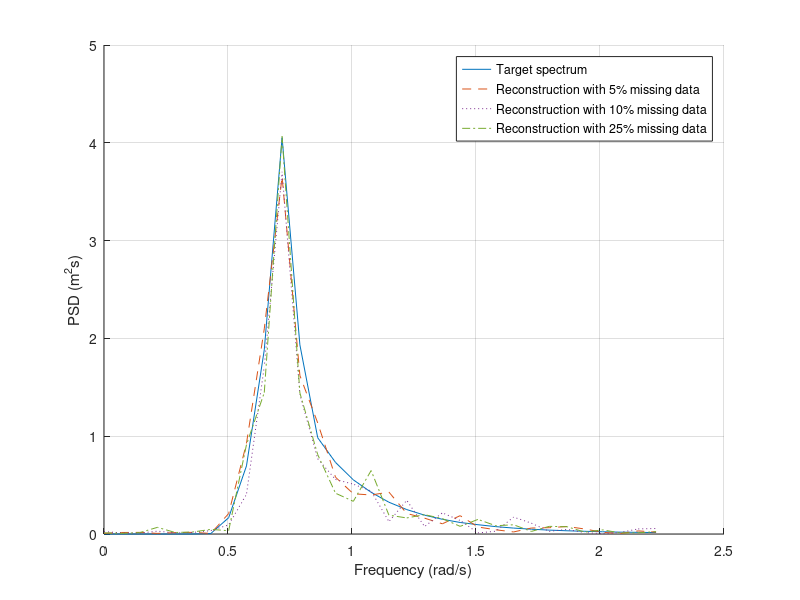

Write MATLAB code to recreate this figure.
% Influence of a simple linear interpolation on the amplitude of the DFT.
% The linear reconstruction is obtained by the two adjacent non-missing 
% data points.
%
% Marco Behrendt
% Institute for Risk and Reliability, Leibniz Universität Hannover
% behrendt@irz.uni-hannover.de
% https://github.com/marcobehrendt
%
% Date: 17/03/2022

clear variables; close all; clc;
addpath(genpath(pwd)); 

load('signal_64.mat')
x0 = std(signal);

periodogram = @(x) abs(fft(x)).^2.*dt^2/T/(2*pi); % periodogram to estimate the PSD of a signal

%% Target PSD for comparison
S_target = periodogram(signal);
S_target = S_target(1:length(w));

%% 5% missing dat
pos_md = randperm(Nt);
pos_md = sort(pos_md(1:round(Nt*0.05)));

% generate vector where missing data is represented by NaN
signal1 = signal; 
signal1(pos_md) = NaN;

% reconstruct missing data by linear interpolation of the adjacent points
interp_method = 'linear';
signal1 = fillmissing(signal1, interp_method);

% estimate the PSD
S1 = periodogram(signal1);
S1 = S1(1:length(w));

%% 10% missing dat
pos_md = randperm(Nt);
pos_md = sort(pos_md(1:round(Nt*0.1)));

% generate vector where missing data is represented by NaN
signal2 = signal; 
signal2(pos_md) = NaN;

% reconstruct missing data by linear interpolation
interp_method = 'linear';
signal2 = fillmissing(signal2, interp_method);

S2 = periodogram(signal2);
S2 = S2(1:length(w));

%% 25% missing dat
pos_md = randperm(Nt);
pos_md = sort(pos_md(1:round(Nt*0.25)));

% generate vector where missing data is represented by NaN
signal3 = signal; 
signal3(pos_md) = NaN;

% reconstruct missing data by linear interpolation
interp_method = 'linear';
signal3 = fillmissing(signal3, interp_method);

S3 = periodogram(signal3);
S3 = S3(1:length(w));

%% plot results
figure; hold on; grid on;
plot(w, S_target)
plot(w, S1, '--')
plot(w, S2, ':', 'Color', [0.49 0.18 0.56])
plot(w, S3, '-.', 'Color', [0.47 0.67 0.19])
legend('Target spectrum','Reconstruction with 5% missing data','Reconstruction with 10% missing data','Reconstruction with 25% missing data')
xlabel('Frequency (rad/s)')
ylabel('PSD (m^2s)')